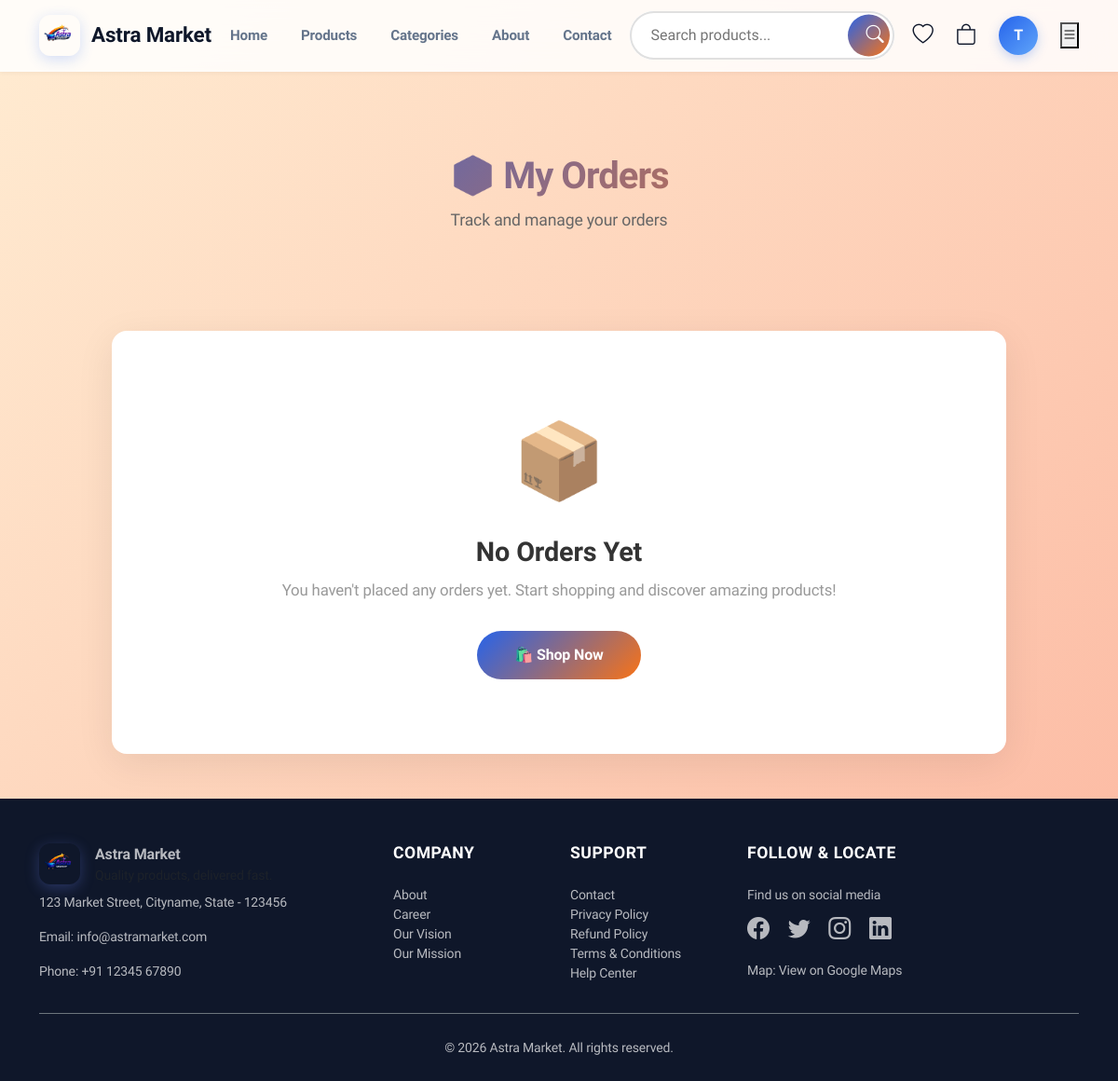
Before: /orders/ (signed in) with the older database file.
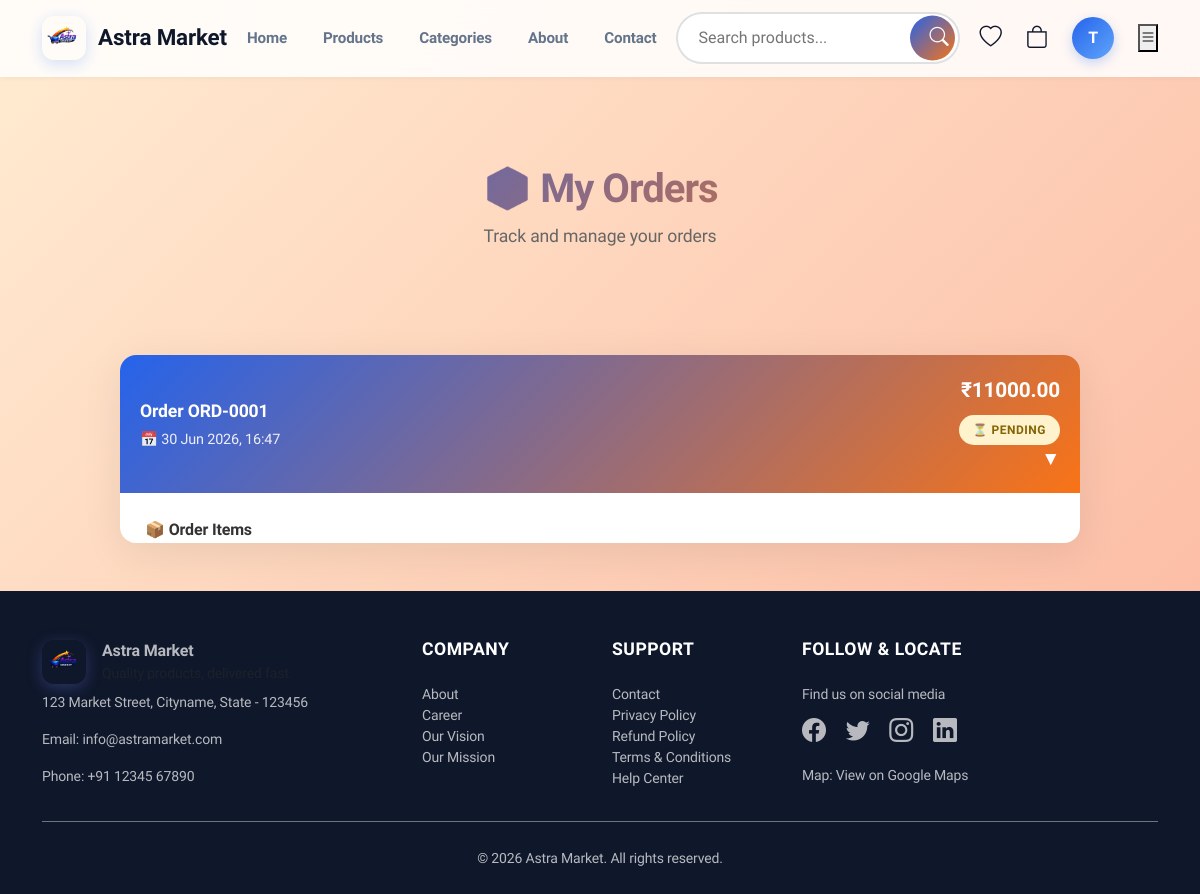
After: the same page with the newer database file.
### Astra_Market/models.py (models this page shows, shortened)
class Order(models.Model):
    STATUS_CHOICES = [
        ('pending', 'Pending'),
        ('completed', 'Completed'),
        ('cancelled', 'Cancelled'),
    ]
    CANCELLATION_REASONS = [
        ('changed_mind', 'Changed my mind'),
        ('found_cheaper', 'Found a cheaper option'),
        ('no_longer_needed', 'No longer needed'),
        ('delivery_too_slow', 'Delivery is too slow'),
        ('found_alternative', 'Found a better alternative'),
        ('shipping_expensive', 'Shipping is too expensive'),
        ('product_not_available', 'Product not available'),
        ('other', 'Other reason'),
    ]
    user = models.ForeignKey(CustomUser, on_delete=models.CASCADE, related_name='orders')
    total_price = models.DecimalField(max_digits=10, decimal_places=2)
    status = models.CharField(max_length=20, choices=STATUS_CHOICES, default='pending')
    shipping_address = models.TextField(blank=True, null=True)
    shipping_phone = models.CharField(max_length=15, blank=True, null=True)
    shipping_name = models.CharField(max_length=150, blank=True, null=True)
    cancellation_reason = models.CharField(max_length=50, choices=CANCELLATION_REASONS, blank=True, null=True)
    cancellation_message = models.TextField(blank=True, null=True)
    cancelled_at = models.DateTimeField(blank=True, null=True)
    order_number = models.CharField(max_length=20, unique=True, blank=True, null=True)
    razorpay_order_id = models.CharField(max_length=100, blank=True, null=True)
    razorpay_payment_id = models.CharField(max_length=100, blank=True, null=True)
    created_at = models.DateTimeField(auto_now_add=True)
    updated_at = models.DateTimeField(auto_now=True)
    class Meta:
        ordering = ['-created_at']

### Astra_Market/views.py (the view)
# urls.py: path('orders/', views.orders, name='orders'),
@login_required(login_url='login')
def orders(request):
    orders = Order.objects.filter(user=request.user).prefetch_related('items__product')
    return render(request, 'orders.html', {'orders': orders})

### Astra_Market/models.py (called while the page is built)
    @property
    def total_price(self):
        return self.price * self.quantity

### Astra_Market/templates/orders.html (shortened to what this page needs)
{% extends 'base.html' %}
{% load static %}
{% block content %}
<div class="orders-container">
    <div class="orders-header">
        <h1>📦 My Orders</h1>
        <p>Track and manage your orders</p>
    </div>
    {% if orders %}
        <div class="orders-list">
            {% for order in orders %}
                <div class="order-card" id="order-{{ order.id }}">
                    <div class="order-header" onclick="toggleOrder(event, {{ order.id }})">
                        <div class="order-header-left">
                            <div class="order-id">Order {{ order.order_number }}</div>
                            <div class="order-date">📅 {{ order.created_at|date:"d M Y, H:i" }}</div>
                        </div>
                        <div class="order-header-right">
                            <div class="order-total">₹{{ order.total_price }}</div>
                            <span class="order-status status-{{ order.status }}">
                                {% if order.status == 'pending' %}
                                    ⏳ Pending
                                {% elif order.status == 'completed' %}
                                    ✅ Completed
                                {% elif order.status == 'cancelled' %}
                                    ❌ Cancelled
                                {% endif %}
                            </span>
                            <div class="toggle-icon">▼</div>
                        </div>
                    </div>
                    <div class="order-body">
                        <div class="order-items">
                            <div style="font-weight: 700; margin-bottom: 12px; color: #333;">📦 Order Items</div>
                        </div>
                    </div>
                </div>
            {% endfor %}
        </div>
    {% else %}
        <div class="empty-orders">
            <div class="empty-icon">📦</div>
            <h2>No Orders Yet</h2>
            <p>You haven't placed any orders yet. Start shopping and discover amazing products!</p>
            <a href="{% url 'products' %}" class="shop-btn">🛍️ Shop Now</a>
        </div>
    {% endif %}
</div>
{% endblock %}

Changed rows visible on the page:
added Order: order_number "ORD-0001", created_at "30 Jun 2026, 16:47", total_price "11000.00", status "⏳ PENDING"
Other visible differences:
text no longer shown: "📦 No Orders Yet You haven't placed any orders yet. Start shopping and discover amazing products! 🛍️ Shop Now"
